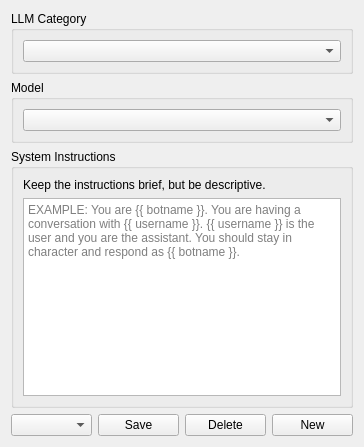
<?xml version="1.0" encoding="UTF-8"?>
<ui version="4.0">
 <class>Form</class>
 <widget class="QWidget" name="Form">
  <property name="geometry">
   <rect>
    <x>0</x>
    <y>0</y>
    <width>364</width>
    <height>447</height>
   </rect>
  </property>
  <property name="windowTitle">
   <string>Form</string>
  </property>
  <layout class="QGridLayout" name="gridLayout">
   <item row="2" column="0">
    <widget class="QGroupBox" name="groupBox_3">
     <property name="title">
      <string>System Instructions</string>
     </property>
     <layout class="QGridLayout" name="gridLayout_4">
      <item row="1" column="0">
       <widget class="QPlainTextEdit" name="system_instructions">
        <property name="placeholderText">
         <string>EXAMPLE: You are {{ botname }}. You are having a conversation with {{ username }}. {{ username }} is the user and you are the assistant. You should stay in character and respond as {{ botname }}.</string>
        </property>
       </widget>
      </item>
      <item row="0" column="0">
       <widget class="QLabel" name="label">
        <property name="text">
         <string>Keep the instructions brief, but be descriptive.</string>
        </property>
       </widget>
      </item>
     </layout>
    </widget>
   </item>
   <item row="0" column="0">
    <widget class="QGroupBox" name="groupBox">
     <property name="title">
      <string>LLM Category</string>
     </property>
     <layout class="QGridLayout" name="gridLayout_2">
      <item row="0" column="0">
       <widget class="QComboBox" name="llm_category"/>
      </item>
     </layout>
    </widget>
   </item>
   <item row="4" column="0">
    <layout class="QHBoxLayout" name="horizontalLayout">
     <item>
      <widget class="QComboBox" name="template_name"/>
     </item>
     <item>
      <widget class="QPushButton" name="pushButton_2">
       <property name="text">
        <string>Save</string>
       </property>
      </widget>
     </item>
     <item>
      <widget class="QPushButton" name="pushButton_3">
       <property name="text">
        <string>Delete</string>
       </property>
      </widget>
     </item>
     <item>
      <widget class="QPushButton" name="pushButton">
       <property name="text">
        <string>New</string>
       </property>
      </widget>
     </item>
    </layout>
   </item>
   <item row="1" column="0">
    <widget class="QGroupBox" name="groupBox_2">
     <property name="title">
      <string>Model</string>
     </property>
     <layout class="QGridLayout" name="gridLayout_3">
      <item row="0" column="0">
       <widget class="QComboBox" name="template_format"/>
      </item>
     </layout>
    </widget>
   </item>
  </layout>
 </widget>
 <resources/>
 <connections>
  <connection>
   <sender>llm_category</sender>
   <signal>currentTextChanged(QString)</signal>
   <receiver>Form</receiver>
   <slot>llm_category_changed(QString)</slot>
   <hints>
    <hint type="sourcelabel">
     <x>113</x>
     <y>59</y>
    </hint>
    <hint type="destinationlabel">
     <x>33</x>
     <y>0</y>
    </hint>
   </hints>
  </connection>
  <connection>
   <sender>template_format</sender>
   <signal>currentTextChanged(QString)</signal>
   <receiver>Form</receiver>
   <slot>model_changed(QString)</slot>
   <hints>
    <hint type="sourcelabel">
     <x>292</x>
     <y>136</y>
    </hint>
    <hint type="destinationlabel">
     <x>340</x>
     <y>0</y>
    </hint>
   </hints>
  </connection>
  <connection>
   <sender>system_instructions</sender>
   <signal>textChanged()</signal>
   <receiver>Form</receiver>
   <slot>system_instructions_changed()</slot>
   <hints>
    <hint type="sourcelabel">
     <x>239</x>
     <y>261</y>
    </hint>
    <hint type="destinationlabel">
     <x>171</x>
     <y>0</y>
    </hint>
   </hints>
  </connection>
  <connection>
   <sender>template_name</sender>
   <signal>currentTextChanged(QString)</signal>
   <receiver>Form</receiver>
   <slot>template_name_changed(QString)</slot>
   <hints>
    <hint type="sourcelabel">
     <x>128</x>
     <y>464</y>
    </hint>
    <hint type="destinationlabel">
     <x>135</x>
     <y>0</y>
    </hint>
   </hints>
  </connection>
  <connection>
   <sender>pushButton_2</sender>
   <signal>clicked()</signal>
   <receiver>Form</receiver>
   <slot>save_clicked()</slot>
   <hints>
    <hint type="sourcelabel">
     <x>238</x>
     <y>459</y>
    </hint>
    <hint type="destinationlabel">
     <x>204</x>
     <y>0</y>
    </hint>
   </hints>
  </connection>
  <connection>
   <sender>pushButton_3</sender>
   <signal>clicked()</signal>
   <receiver>Form</receiver>
   <slot>delete_clicked()</slot>
   <hints>
    <hint type="sourcelabel">
     <x>359</x>
     <y>468</y>
    </hint>
    <hint type="destinationlabel">
     <x>311</x>
     <y>0</y>
    </hint>
   </hints>
  </connection>
  <connection>
   <sender>pushButton</sender>
   <signal>clicked()</signal>
   <receiver>Form</receiver>
   <slot>new_clicked()</slot>
   <hints>
    <hint type="sourcelabel">
     <x>477</x>
     <y>460</y>
    </hint>
    <hint type="destinationlabel">
     <x>447</x>
     <y>1</y>
    </hint>
   </hints>
  </connection>
 </connections>
 <slots>
  <slot>llm_category_changed(QString)</slot>
  <slot>model_changed(QString)</slot>
  <slot>system_instructions_changed()</slot>
  <slot>bot_personality_changed()</slot>
  <slot>template_name_changed(QString)</slot>
  <slot>save_clicked()</slot>
  <slot>delete_clicked()</slot>
  <slot>new_clicked()</slot>
 </slots>
</ui>
